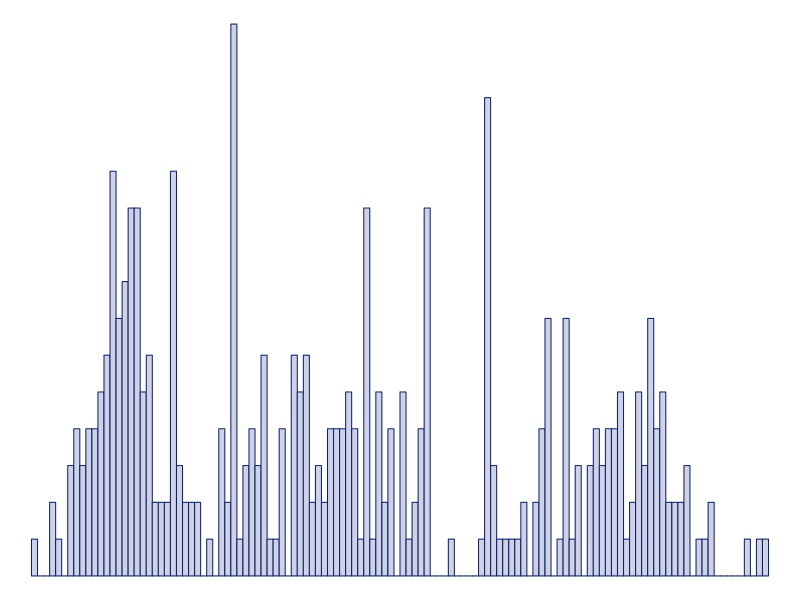

Reproduce this figure in R.
## ---- chunk 1
projdir <- gsub("/Slides", "", getwd())

# source(file.path(projdir, "Slides/Rfcts", "figures.R"))
## ---- chunk 2
set.seed(2020)
N <- 100
x1 <- runif(N, min = -1.5, max = 2)
x2 <- rnorm(N, -3, 0.5)
x3 <- rnorm(N, 5, 1)
x4 <- rbinom(N/3, size = 6, prob = 0.4)
x <- c(x1, x2, x3, x4, x4 - 4.23) + 4.5
par(mar = rep(0.1, 4), mgp = c(0, 0, 0))
hist(x, breaks = 100, xlab = "", main = "", xaxt = 'n', yaxt = 'n',
     col = "#ced2e3", border = "#0c2074", ylab = "")
